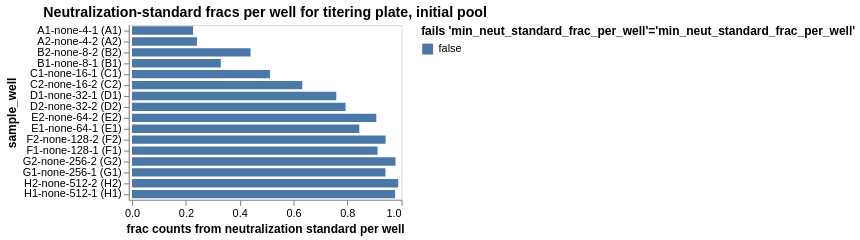

The notebook cell this image was saved under:
### Markdown cell above
## Fraction of counts from neutralization standard
Determine the fraction of counts from the neutralization standard in each sample, and make sure this fraction passess the QC threshold.

### Code cell
neut_standard_fracs = (
    counts.assign(
        neut_standard_count=lambda x: x["count"] * x["neut_standard"].astype(int)
    )
    .groupby(
        ["well", "sample_well", 'dilution_factor'],
        dropna=False,
        as_index=False,
    )
    .aggregate(
        total_count=pd.NamedAgg("count", "sum"),
        neut_standard_count=pd.NamedAgg("neut_standard_count", "sum"),
    )
    .assign(
        neut_standard_frac=lambda x: x["neut_standard_count"] / x["total_count"],
        fails_qc=lambda x: (
            x["neut_standard_frac"] < 0.001
        ),
    )
)

neut_standard_fracs_chart = (
    alt.Chart(neut_standard_fracs)
    .encode(
        alt.X(
            "neut_standard_frac",
            title="frac counts from neutralization standard per well",
            scale=alt.Scale(nice=False, padding=3),
        ),
        alt.Y("sample_well", sort=sample_wells),
        alt.Color(
            "fails_qc",
            title=f"fails {'min_neut_standard_frac_per_well'=}",
            legend=alt.Legend(titleLimit=500),
        ),
        tooltip=[
            alt.Tooltip(c, format=".3g") if neut_standard_fracs[c].dtype == float else c
            for c in neut_standard_fracs.columns
        ],
    )
    .mark_bar(height={"band": 0.85})
    .properties(
        height=alt.Step(10),
        width=250,
        title=f"Neutralization-standard fracs per well for titering plate, initial pool",
    )
    .configure_axis(grid=False)
    .configure_legend(titleLimit=1000)
)

display(neut_standard_fracs_chart)

# drop wells failing QC
min_neut_standard_frac_per_well_drops = list(
    neut_standard_fracs.query("fails_qc")["well"]
)

### Figure 1 — Vega-Lite specification as saved in the notebook (floating-point values rounded to 4 significant figures)
{"config": {"view": {"continuousWidth": 300, "continuousHeight": 300}, "axis": {"grid": false}, "legend": {"titleLimit": 1000}}, "data": {"name": "data-bb5f5c5a350b528da29ab12c785b588d"}, "mark": {"type": "bar", "height": {"band": 0.85}}, "encoding": {"color": {"field": "fails_qc", "legend": {"titleLimit": 500}, "title": "fails 'min_neut_standard_frac_per_well'='min_neut_standard_frac_per_well'", "type": "nominal"}, "tooltip": [{"field": "well", "type": "nominal"}, {"field": "sample_well", "type": "nominal"}, {"field": "dilution_factor", "type": "quantitative"}, {"field": "total_count", "type": "quantitative"}, {"field": "neut_standard_count", "type": "quantitative"}, {"field": "neut_standard_frac", "format": ".3g", "type": "quantitative"}, {"field": "fails_qc", "type": "nominal"}], "x": {"field": "neut_standard_frac", "scale": {"nice": false, "padding": 3}, "title": "frac counts from neutralization standard per well", "type": "quantitative"}, "y": {"field": "sample_well", "sort": ["A1-none-4-1 (A1)", "A1-none-4-1 (A1)", "A1-none-4-1 (A1)", "A1-none-4-1 (A1)", "A1-none-4-1 (A1)", "A2-none-4-2 (A2)", "A2-none-4-2 (A2)", "A2-none-4-2 (A2)", "A2-none-4-2 (A2)", "A2-none-4-2 (A2)", "B2-none-8-2 (B2)", "B2-none-8-2 (B2)", "B2-none-8-2 (B2)", "B1-none-8-1 (B1)", "B1-none-8-1 (B1)", "B1-none-8-1 (B1)", "B1-none-8-1 (B1)", "B2-none-8-2 (B2)", "B2-none-8-2 (B2)", "B1-none-8-1 (B1)", "C1-none-16-1 (C1)", "C1-none-16-1 (C1)", "C2-none-16-2 (C2)", "C1-none-16-1 (C1)", "C2-none-16-2 (C2)", "C2-none-16-2 (C2)", "C1-none-16-1 (C1)", "C2-none-16-2 (C2)", "C2-none-16-2 (C2)", "C1-none-16-1 (C1)", "D1-none-32-1 (D1)", "D1-none-32-1 (D1)", "D2-none-32-2 (D2)", "D2-none-32-2 (D2)", "D2-none-32-2 (D2)", "D1-none-32-1 (D1)", "D1-none-32-1 (D1)", "D1-none-32-1 (D1)", "D2-none-32-2 (D2)", "D2-none-32-2 (D2)", "E2-none-64-2 (E2)", "E2-none-64-2 (E2)", "E2-none-64-2 (E2)", "E1-none-64-1 (E1)", "E1-none-64-1 (E1)", "E1-none-64-1 (E1)", "E2-none-64-2 (E2)", "E2-none-64-2 (E2)", "E1-none-64-1 (E1)", "E1-none-64-1 (E1)", "F2-none-128-2 (F2)", "F1-none-128-1 (F1)", "F1-none-128-1 (F1)", "F1-none-128-1 (F1)", "F1-none-128-1 (F1)", "F1-none-128-1 (F1)", "F2-none-128-2 (F2)", "F2-none-128-2 (F2)", "F2-none-128-2 (F2)", "F2-none-128-2 (F2)", "G2-none-256-2 (G2)", "G1-none-256-1 (G1)", "G1-none-256-1 (G1)", "G1-none-256-1 (G1)", "G2-none-256-2 (G2)", "G2-none-256-2 (G2)", "G1-none-256-1 (G1)", "G1-none-256-1 (G1)", "G2-none-256-2 (G2)", "G2-none-256-2 (G2)", "H2-none-512-2 (H2)", "H1-none-512-1 (H1)", "H1-none-512-1 (H1)", "H2-none-512-2 (H2)", "H2-none-512-2 (H2)", "H2-none-512-2 (H2)", "H1-none-512-1 (H1)", "H1-none-512-1 (H1)", "H1-none-512-1 (H1)", "H2-none-512-2 (H2)"], "type": "nominal"}}, "height": {"step": 10}, "title": "Neutralization-standard fracs per well for titering plate, initial pool", "width": 250, "$schema": "https://vega.github.io/schema/vega-lite/v6.1.0.json", "datasets": {"data-bb5f5c5a350b528da29ab12c785b588d": [{"well": "A1", "sample_well": "A1-none-4-1 (A1)", "dilution_factor": 4, "total_count": 23036014, "neut_standard_count": 5230569, "neut_standard_frac": 0.2271, "fails_qc": false}, {"well": "A2", "sample_well": "A2-none-4-2 (A2)", "dilution_factor": 4, "total_count": 26915969, "neut_standard_count": 6497481, "neut_standard_frac": 0.2414, "fails_qc": false}, {"well": "B1", "sample_well": "B1-none-8-1 (B1)", "dilution_factor": 8, "total_count": 27362809, "neut_standard_count": 9026233, "neut_standard_frac": 0.3299, "fails_qc": false}, {"well": "B2", "sample_well": "B2-none-8-2 (B2)", "dilution_factor": 8, "total_count": 25721911, "neut_standard_count": 11333344, "neut_standard_frac": 0.4406, "fails_qc": false}, {"well": "C1", "sample_well": "C1-none-16-1 (C1)", "dilution_factor": 16, "total_count": 22987078, "neut_standard_count": 11782049, "neut_standard_frac": 0.5126, "fails_qc": false}, {"well": "C2", "sample_well": "C2-none-16-2 (C2)", "dilution_factor": 16, "total_count": 19426893, "neut_standard_count": 12294054, "neut_standard_frac": 0.6328, "fails_qc": false}, {"well": "D1", "sample_well": "D1-none-32-1 (D1)", "dilution_factor": 32, "total_count": 21241355, "neut_standard_count": 16125086, "neut_standard_frac": 0.7591, "fails_qc": false}, {"well": "D2", "sample_well": "D2-none-32-2 (D2)", "dilution_factor": 32, "total_count": 22361675, "neut_standard_count": 17743809, "neut_standard_frac": 0.7935, "fails_qc": false}, {"well": "E1", "sample_well": "E1-none-64-1 (E1)", "dilution_factor": 64, "total_count": 21107807, "neut_standard_count": 17827367, "neut_standard_frac": 0.8446, "fails_qc": false}, {"well": "E2", "sample_well": "E2-none-64-2 (E2)", "dilution_factor": 64, "total_count": 17920654, "neut_standard_count": 16269431, "neut_standard_frac": 0.9079, "fails_qc": false}, {"well": "F1", "sample_well": "F1-none-128-1 (F1)", "dilution_factor": 128, "total_count": 17603180, "neut_standard_count": 16064000, "neut_standard_frac": 0.9126, "fails_qc": false}, {"well": "F2", "sample_well": "F2-none-128-2 (F2)", "dilution_factor": 128, "total_count": 16578192, "neut_standard_count": 15622235, "neut_standard_frac": 0.9423, "fails_qc": false}, {"well": "G1", "sample_well": "G1-none-256-1 (G1)", "dilution_factor": 256, "total_count": 13088485, "neut_standard_count": 12325634, "neut_standard_frac": 0.9417, "fails_qc": false}, {"well": "G2", "sample_well": "G2-none-256-2 (G2)", "dilution_factor": 256, "total_count": 14861562, "neut_standard_count": 14550924, "neut_standard_frac": 0.9791, "fails_qc": false}, {"well": "H1", "sample_well": "H1-none-512-1 (H1)", "dilution_factor": 512, "total_count": 12497013, "neut_standard_count": 12218074, "neut_standard_frac": 0.9777, "fails_qc": false}, {"well": "H2", "sample_well": "H2-none-512-2 (H2)", "dilution_factor": 512, "total_count": 11690040, "neut_standard_count": 11564348, "neut_standard_frac": 0.9892, "fails_qc": false}]}}
